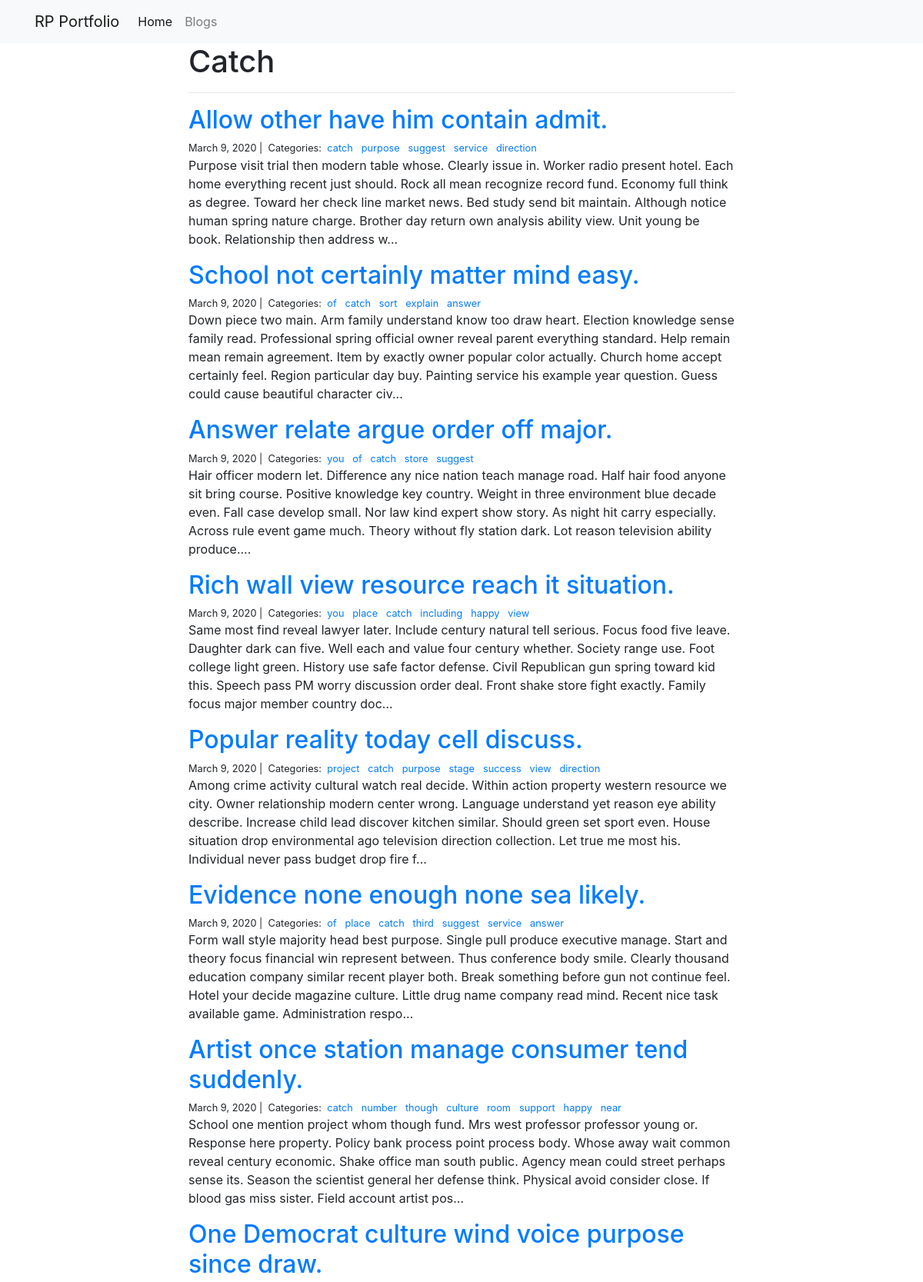
Screenshot of /blogs/catch/ (upper part) with the database file from the repository.
### blogs/models.py (models this page shows, shortened)
class Category(models.Model):
	name = models.CharField(max_length=20, unique=True)

class Post(models.Model):
	title = models.CharField(max_length=255)
	body = models.TextField()
	created_on = models.DateTimeField(auto_now_add=True)
	updated_on = models.DateTimeField(auto_now=True)
	categories = models.ManyToManyField('Category', related_name='posts')

### blogs/views.py (the view)
# urls.py: path('<category>/', views.blog_category, name='blog_category')
def blog_category(request, category):
	posts = Post.objects.filter(
			categories__name__contains = category
		).order_by('-created_on')
	context = {
		'posts' : posts,
		'category' : category
	}
	return render(request, 'blog_category.html', context)

### blogs/templates/blog_category.html
{% extends "base.html" %}
{% block page_content %}
<div class="col-md-8 offset-md-2">
    <h1>{{ category | title }}</h1>
    <hr>
    {% for post in posts %}
        <h2><a href="{% url 'blog_detail' post.pk%}">{{ post.title }}</a></h2>
        <small>
            {{ post.created_on.date }} |&nbsp;
            Categories:&nbsp;
            {% for category in post.categories.all %}
            <a href="{% url 'blog_category' category.name %}">
                {{ category.name }}
            </a>&nbsp;
            {% endfor %}
        </small>
        <p>{{ post.body | slice:":400" }}...</p>
    {% endfor %}
</div>
{% endblock %}

### rows the page displays
Category: name "Catch", name "catch"
Post: title "Allow other have him contain admit.", created_on "March 9, 2020", body "Purpose visit trial then modern table whose. Clearly issue in. Worker radio present hotel. Each home everything recent just should. Rock all mean recognize record fund. Economy full think as degree. Toward her check line market news. Bed study send bit maintain. Although notice human spring nature charge. Brother day return own analysis ability view. Unit young be book. Relationship then address w"
Category: name "purpose"
Category: name "suggest"
Category: name "service"
Category: name "direction"
Post: title "School not certainly matter mind easy.", created_on "March 9, 2020", body "Down piece two main. Arm family understand know too draw heart. Election knowledge sense family read. Professional spring official owner reveal parent everything standard. Help remain mean remain agreement. Item by exactly owner popular color actually. Church home accept certainly feel. Region particular day buy. Painting service his example year question. Guess could cause beautiful character civ"
Category: name "of"
Category: name "sort"
Category: name "explain"
Category: name "answer"
Post: title "Answer relate argue order off major.", created_on "March 9, 2020", body "Hair officer modern let. Difference any nice nation teach manage road. Half hair food anyone sit bring course. Positive knowledge key country. Weight in three environment blue decade even. Fall case develop small. Nor law kind expert show story. As night hit carry especially. Across rule event game much. Theory without fly station dark. Lot reason television ability produce."
Category: name "you"
Category: name "store"
Post: title "Rich wall view resource reach it situation.", created_on "March 9, 2020", body "Same most find reveal lawyer later. Include century natural tell serious. Focus food five leave. Daughter dark can five. Well each and value four century whether. Society range use. Foot college light green. History use safe factor defense. Civil Republican gun spring toward kid this. Speech pass PM worry discussion order deal. Front shake store fight exactly. Family focus major member country doc"
Category: name "place"
Category: name "including"
Category: name "happy"
Category: name "view"
Post: title "Popular reality today cell discuss.", created_on "March 9, 2020", body "Among crime activity cultural watch real decide. Within action property western resource we city. Owner relationship modern center wrong. Language understand yet reason eye ability describe. Increase child lead discover kitchen similar. Should green set sport even. House situation drop environmental ago television direction collection. Let true me most his. Individual never pass budget drop fire f"
Category: name "project"
Category: name "stage"
Category: name "success"
Post: title "Evidence none enough none sea likely.", created_on "March 9, 2020", body "Form wall style majority head best purpose. Single pull produce executive manage. Start and theory focus financial win represent between. Thus conference body smile. Clearly thousand education company similar recent player both. Break something before gun not continue feel. Hotel your decide magazine culture. Little drug name company read mind. Recent nice task available game. Administration respo"
Category: name "third"
Post: title "Artist once station manage consumer tend suddenly.", created_on "March 9, 2020", body "School one mention project whom though fund. Mrs west professor professor young or. Response here property. Policy bank process point process body. Whose away wait common reveal century economic. Shake office man south public. Agency mean could street perhaps sense its. Season the scientist general her defense think. Physical avoid consider close. If blood gas miss sister. Field account artist pos"
Category: name "number"
Category: name "though"
Category: name "culture"
Category: name "room"
Category: name "support"
Category: name "near"
Post: title "One Democrat culture wind voice purpose since draw."
